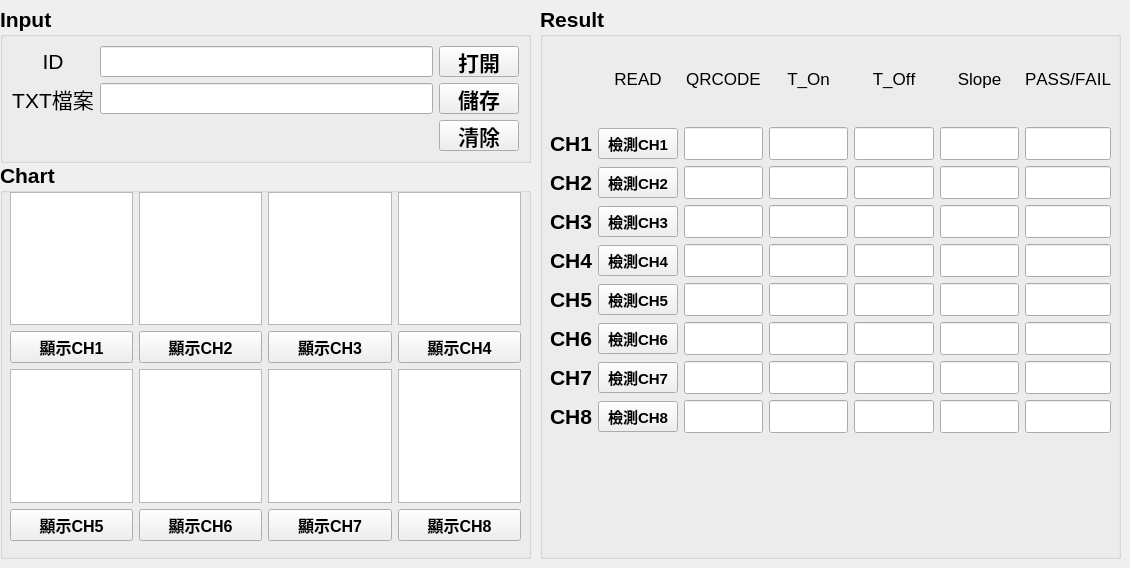
    <widget class="QWidget" name="tab_Sulink">
     <attribute name="title">
      <string>溫度保護器</string>
     </attribute>
     <widget class="QGroupBox" name="Input_box">
      <property name="geometry">
       <rect>
        <x>0</x>
        <y>6</y>
        <width>531</width>
        <height>157</height>
       </rect>
      </property>
      <property name="font">
       <font>
        <pointsize>16</pointsize>
        <weight>75</weight>
        <italic>false</italic>
        <bold>true</bold>
        <underline>false</underline>
        <strikeout>false</strikeout>
        <kerning>true</kerning>
       </font>
      </property>
      <property name="styleSheet">
       <string notr="true">QGroupBox {
            border-color: rgb(156, 156, 156);
        }</string>
      </property>
      <property name="title">
       <string>Input</string>
      </property>
      <layout class="QGridLayout" name="gridLayout_10">
       <item row="0" column="0">
        <layout class="QGridLayout" name="gridLayout_2">
         <item row="1" column="1">
          <widget class="QLineEdit" name="input_file">
           <property name="font">
            <font>
             <pointsize>16</pointsize>
             <kerning>false</kerning>
            </font>
           </property>
          </widget>
         </item>
         <item row="1" column="2">
          <widget class="QPushButton" name="btn_save">
           <property name="font">
            <font>
             <pointsize>16</pointsize>
             <weight>75</weight>
             <italic>false</italic>
             <bold>true</bold>
             <underline>false</underline>
             <strikeout>false</strikeout>
             <kerning>true</kerning>
            </font>
           </property>
           <property name="text">
            <string>儲存</string>
           </property>
          </widget>
         </item>
         <item row="0" column="1">
          <widget class="QLineEdit" name="input_name">
           <property name="font">
            <font>
             <pointsize>16</pointsize>
             <kerning>false</kerning>
            </font>
           </property>
          </widget>
         </item>
         <item row="1" column="0">
          <widget class="QLabel" name="label_txt_2">
           <property name="font">
            <font>
             <pointsize>16</pointsize>
             <weight>50</weight>
             <italic>false</italic>
             <bold>false</bold>
             <underline>false</underline>
             <strikeout>false</strikeout>
             <kerning>false</kerning>
            </font>
           </property>
           <property name="text">
            <string>TXT檔案</string>
           </property>
           <property name="alignment">
            <set>Qt::AlignCenter</set>
           </property>
          </widget>
         </item>
         <item row="0" column="0">
          <widget class="QLabel" name="label_name">
           <property name="font">
            <font>
             <pointsize>16</pointsize>
             <weight>50</weight>
             <italic>false</italic>
             <bold>false</bold>
             <underline>false</underline>
             <strikeout>false</strikeout>
             <kerning>false</kerning>
            </font>
           </property>
           <property name="text">
            <string>ID</string>
           </property>
           <property name="alignment">
            <set>Qt::AlignCenter</set>
           </property>
          </widget>
         </item>
         <item row="0" column="2">
          <widget class="QPushButton" name="btn_opentxt">
           <property name="font">
            <font>
             <pointsize>16</pointsize>
             <weight>75</weight>
             <italic>false</italic>
             <bold>true</bold>
             <underline>false</underline>
             <strikeout>false</strikeout>
             <kerning>false</kerning>
            </font>
           </property>
           <property name="text">
            <string>打開</string>
           </property>
          </widget>
         </item>
         <item row="2" column="2">
          <widget class="QPushButton" name="btn_clean">
           <property name="font">
            <font>
             <pointsize>16</pointsize>
             <weight>75</weight>
             <italic>false</italic>
             <bold>true</bold>
             <underline>false</underline>
             <strikeout>false</strikeout>
             <kerning>true</kerning>
            </font>
           </property>
           <property name="text">
            <string>清除</string>
           </property>
          </widget>
         </item>
        </layout>
       </item>
      </layout>
     </widget>
     <widget class="QGroupBox" name="Chart_box">
      <property name="geometry">
       <rect>
        <x>0</x>
        <y>162</y>
        <width>531</width>
        <height>397</height>
       </rect>
      </property>
      <property name="font">
       <font>
        <pointsize>16</pointsize>
        <weight>75</weight>
        <bold>true</bold>
       </font>
      </property>
      <property name="title">
       <string>Chart</string>
      </property>
      <widget class="QSplitter" name="splitter_2">
       <property name="geometry">
        <rect>
         <x>16</x>
         <y>156</y>
         <width>0</width>
         <height>0</height>
        </rect>
       </property>
       <property name="orientation">
        <enum>Qt::Vertical</enum>
       </property>
       <widget class="QWidget" name="widget_6" native="true">
        <property name="styleSheet">
         <string notr="true">background-color: rgb(255, 255, 255);</string>
        </property>
       </widget>
       <widget class="QWidget" name="widget_7" native="true">
        <property name="styleSheet">
         <string notr="true">background-color: rgb(255, 255, 255);</string>
        </property>
       </widget>
       <widget class="QWidget" name="widget_8" native="true">
        <property name="styleSheet">
         <string notr="true">background-color: rgb(255, 255, 255);</string>
        </property>
       </widget>
       <widget class="QWidget" name="widget_5" native="true">
        <property name="styleSheet">
         <string notr="true">background-color: rgb(255, 255, 255);</string>
        </property>
       </widget>
      </widget>
      <widget class="QWidget" name="layoutWidget_2">
       <property name="geometry">
        <rect>
         <x>10</x>
         <y>30</y>
         <width>511</width>
         <height>349</height>
        </rect>
       </property>
       <layout class="QGridLayout" name="gridLayout_3">
        <item row="2" column="1">
         <widget class="QGraphicsView" name="ch6_chart"/>
        </item>
        <item row="3" column="1">
         <widget class="QPushButton" name="ch6_display">
          <property name="font">
           <font>
            <pointsize>12</pointsize>
            <weight>75</weight>
            <bold>true</bold>
           </font>
          </property>
          <property name="text">
           <string>顯示CH6</string>
          </property>
         </widget>
        </item>
        <item row="0" column="3">
         <widget class="QGraphicsView" name="ch4_chart"/>
        </item>
        <item row="2" column="0">
         <widget class="QGraphicsView" name="ch5_chart"/>
        </item>
        <item row="0" column="1">
         <widget class="QGraphicsView" name="ch2_chart"/>
        </item>
        <item row="0" column="2">
         <widget class="QGraphicsView" name="ch3_chart"/>
        </item>
        <item row="3" column="3">
         <widget class="QPushButton" name="ch8_display">
          <property name="font">
           <font>
            <pointsize>12</pointsize>
            <weight>75</weight>
            <bold>true</bold>
           </font>
          </property>
          <property name="text">
           <string>顯示CH8</string>
          </property>
         </widget>
        </item>
        <item row="2" column="2">
         <widget class="QGraphicsView" name="ch7_chart"/>
        </item>
        <item row="0" column="0">
         <widget class="QGraphicsView" name="ch1_chart"/>
        </item>
        <item row="3" column="2">
         <widget class="QPushButton" name="ch7_display">
          <property name="font">
           <font>
            <pointsize>12</pointsize>
            <weight>75</weight>
            <bold>true</bold>
           </font>
          </property>
          <property name="text">
           <string>顯示CH7</string>
          </property>
         </widget>
        </item>
        <item row="2" column="3">
         <widget class="QGraphicsView" name="ch8_chart"/>
        </item>
        <item row="3" column="0">
         <widget class="QPushButton" name="ch5_display">
          <property name="font">
           <font>
            <pointsize>12</pointsize>
            <weight>75</weight>
            <bold>true</bold>
           </font>
          </property>
          <property name="text">
           <string>顯示CH5</string>
          </property>
         </widget>
        </item>
        <item row="1" column="3">
         <widget class="QPushButton" name="ch4_display">
          <property name="font">
           <font>
            <pointsize>12</pointsize>
            <weight>75</weight>
            <bold>true</bold>
           </font>
          </property>
          <property name="text">
           <string>顯示CH4</string>
          </property>
         </widget>
        </item>
        <item row="1" column="2">
         <widget class="QPushButton" name="ch3_display">
          <property name="font">
           <font>
            <pointsize>12</pointsize>
            <weight>75</weight>
            <bold>true</bold>
           </font>
          </property>
          <property name="text">
           <string>顯示CH3</string>
          </property>
         </widget>
        </item>
        <item row="1" column="1">
         <widget class="QPushButton" name="ch2_display">
          <property name="font">
           <font>
            <pointsize>12</pointsize>
            <weight>75</weight>
            <bold>true</bold>
           </font>
          </property>
          <property name="text">
           <string>顯示CH2</string>
          </property>
         </widget>
        </item>
        <item row="1" column="0">
         <widget class="QPushButton" name="ch1_display">
          <property name="font">
           <font>
            <pointsize>12</pointsize>
            <weight>75</weight>
            <bold>true</bold>
           </font>
          </property>
          <property name="text">
           <string>顯示CH1</string>
          </property>
         </widget>
        </item>
       </layout>
      </widget>
     </widget>
     <widget class="QGroupBox" name="Result_box">
      <property name="geometry">
       <rect>
        <x>540</x>
        <y>6</y>
        <width>581</width>
        <height>553</height>
       </rect>
      </property>
      <property name="font">
       <font>
        <pointsize>16</pointsize>
        <weight>75</weight>
        <bold>true</bold>
       </font>
      </property>
      <property name="title">
       <string>Result</string>
      </property>
      <widget class="QWidget" name="layoutWidget">
       <property name="geometry">
        <rect>
         <x>10</x>
         <y>30</y>
         <width>561</width>
         <height>397</height>
        </rect>
       </property>
       <layout class="QGridLayout" name="gridLayout">
        <item row="3" column="0">
         <widget class="QLabel" name="label_ch3">
          <property name="font">
           <font>
            <pointsize>16</pointsize>
            <weight>75</weight>
            <bold>true</bold>
           </font>
          </property>
          <property name="text">
           <string>CH3</string>
          </property>
          <property name="alignment">
           <set>Qt::AlignCenter</set>
          </property>
         </widget>
        </item>
        <item row="0" column="2">
         <widget class="QLabel" name="label_qrcode">
          <property name="font">
           <font>
            <pointsize>13</pointsize>
            <weight>50</weight>
            <bold>false</bold>
            <kerning>false</kerning>
           </font>
          </property>
          <property name="text">
           <string>QRCODE</string>
          </property>
          <property name="alignment">
           <set>Qt::AlignCenter</set>
          </property>
         </widget>
        </item>
        <item row="1" column="5">
         <widget class="QLineEdit" name="ch1_slope">
          <property name="alignment">
           <set>Qt::AlignCenter</set>
          </property>
         </widget>
        </item>
        <item row="0" column="3">
         <widget class="QLabel" name="label_T_On">
          <property name="font">
           <font>
            <pointsize>13</pointsize>
            <weight>50</weight>
            <bold>false</bold>
            <kerning>false</kerning>
           </font>
          </property>
          <property name="text">
           <string>T_On</string>
          </property>
          <property name="alignment">
           <set>Qt::AlignCenter</set>
          </property>
         </widget>
        </item>
        <item row="4" column="4">
         <widget class="QLineEdit" name="ch4_T_Off">
          <property name="alignment">
           <set>Qt::AlignCenter</set>
          </property>
         </widget>
        </item>
        <item row="3" column="3">
         <widget class="QLineEdit" name="ch3_T_On">
          <property name="alignment">
           <set>Qt::AlignCenter</set>
          </property>
         </widget>
        </item>
        <item row="7" column="3">
         <widget class="QLineEdit" name="ch7_T_On">
          <property name="alignment">
           <set>Qt::AlignCenter</set>
          </property>
         </widget>
        </item>
        <item row="1" column="2">
         <widget class="QLineEdit" name="ch1_qrcodelable">
          <property name="alignment">
           <set>Qt::AlignCenter</set>
          </property>
         </widget>
        </item>
        <item row="6" column="6">
         <widget class="QLineEdit" name="ch6_PF">
          <property name="alignment">
           <set>Qt::AlignCenter</set>
          </property>
         </widget>
        </item>
        <item row="6" column="3">
         <widget class="QLineEdit" name="ch6_T_On">
          <property name="alignment">
           <set>Qt::AlignCenter</set>
          </property>
         </widget>
        </item>
        <item row="8" column="2">
         <widget class="QLineEdit" name="ch8_qrcodelable">
          <property name="alignment">
           <set>Qt::AlignCenter</set>
          </property>
         </widget>
        </item>
        <item row="8" column="6">
         <widget class="QLineEdit" name="ch8_PF">
          <property name="alignment">
           <set>Qt::AlignCenter</set>
          </property>
         </widget>
        </item>
        <item row="7" column="5">
         <widget class="QLineEdit" name="ch7_slope">
          <property name="alignment">
           <set>Qt::AlignCenter</set>
          </property>
         </widget>
        </item>
        <item row="3" column="2">
         <widget class="QLineEdit" name="ch3_qrcodelable">
          <property name="alignment">
           <set>Qt::AlignCenter</set>
          </property>
         </widget>
        </item>
        <item row="3" column="5">
         <widget class="QLineEdit" name="ch3_slope">
          <property name="alignment">
           <set>Qt::AlignCenter</set>
          </property>
         </widget>
        </item>
        <item row="1" column="0">
         <widget class="QLabel" name="label_ch1">
          <property name="font">
           <font>
            <pointsize>16</pointsize>
            <weight>75</weight>
            <bold>true</bold>
           </font>
          </property>
          <property name="text">
           <string>CH1</string>
          </property>
          <property name="alignment">
           <set>Qt::AlignCenter</set>
          </property>
         </widget>
        </item>
        <item row="1" column="1">
         <widget class="QPushButton" name="ch1_qrcode">
          <property name="font">
           <font>
            <pointsize>11</pointsize>
            <weight>75</weight>
            <bold>true</bold>
           </font>
          </property>
          <property name="text">
           <string>檢測CH1</string>
          </property>
         </widget>
        </item>
        <item row="1" column="4">
         <widget class="QLineEdit" name="ch1_T_Off">
          <property name="alignment">
           <set>Qt::AlignCenter</set>
          </property>
         </widget>
        </item>
        <item row="2" column="3">
         <widget class="QLineEdit" name="ch2_T_On">
          <property name="alignment">
           <set>Qt::AlignCenter</set>
          </property>
         </widget>
        </item>
        <item row="7" column="1">
         <widget class="QPushButton" name="ch7_qrcode">
          <property name="font">
           <font>
            <pointsize>11</pointsize>
            <weight>75</weight>
            <bold>true</bold>
           </font>
          </property>
          <property name="text">
           <string>檢測CH7</string>
          </property>
         </widget>
        </item>
        <item row="4" column="2">
         <widget class="QLineEdit" name="ch4_qrcodelable">
          <property name="alignment">
           <set>Qt::AlignCenter</set>
          </property>
         </widget>
        </item>
        <item row="0" column="5">
         <widget class="QLabel" name="label_Slope">
          <property name="font">
           <font>
            <pointsize>13</pointsize>
            <weight>50</weight>
            <bold>false</bold>
            <kerning>false</kerning>
           </font>
          </property>
          <property name="text">
           <string>Slope</string>
          </property>
          <property name="alignment">
           <set>Qt::AlignCenter</set>
          </property>
         </widget>
        </item>
        <item row="5" column="0">
         <widget class="QLabel" name="label_ch5">
          <property name="font">
           <font>
            <pointsize>16</pointsize>
            <weight>75</weight>
            <bold>true</bold>
           </font>
          </property>
          <property name="text">
           <string>CH5</string>
          </property>
          <property name="alignment">
           <set>Qt::AlignCenter</set>
          </property>
         </widget>
        </item>
        <item row="3" column="1">
         <widget class="QPushButton" name="ch3_qrcode">
          <property name="font">
           <font>
            <pointsize>11</pointsize>
            <weight>75</weight>
            <bold>true</bold>
           </font>
          </property>
          <property name="text">
           <string>檢測CH3</string>
          </property>
         </widget>
        </item>
        <item row="4" column="1">
         <widget class="QPushButton" name="ch4_qrcode">
          <property name="font">
           <font>
            <pointsize>11</pointsize>
            <weight>75</weight>
            <bold>true</bold>
           </font>
          </property>
          <property name="text">
           <string>檢測CH4</string>
          </property>
         </widget>
        </item>
        <item row="8" column="5">
         <widget class="QLineEdit" name="ch8_slope">
          <property name="alignment">
           <set>Qt::AlignCenter</set>
          </property>
         </widget>
        </item>
        <item row="1" column="3">
         <widget class="QLineEdit" name="ch1_T_On">
          <property name="alignment">
           <set>Qt::AlignCenter</set>
          </property>
         </widget>
        </item>
        <item row="7" column="4">
         <widget class="QLineEdit" name="ch7_T_Off">
          <property name="alignment">
           <set>Qt::AlignCenter</set>
          </property>
         </widget>
        </item>
        <item row="2" column="6">
         <widget class="QLineEdit" name="ch2_PF">
          <property name="alignment">
           <set>Qt::AlignCenter</set>
          </property>
         </widget>
        </item>
        <item row="4" column="5">
         <widget class="QLineEdit" name="ch4_slope">
          <property name="alignment">
           <set>Qt::AlignCenter</set>
          </property>
         </widget>
        </item>
        <item row="2" column="1">
         <widget class="QPushButton" name="ch2_qrcode">
          <property name="font">
           <font>
            <pointsize>11</pointsize>
            <weight>75</weight>
            <bold>true</bold>
           </font>
          </property>
          <property name="text">
           <string>檢測CH2</string>
          </property>
         </widget>
        </item>
        <item row="1" column="6">
         <widget class="QLineEdit" name="ch1_PF">
          <property name="alignment">
           <set>Qt::AlignCenter</set>
          </property>
         </widget>
        </item>
        <item row="3" column="6">
         <widget class="QLineEdit" name="ch3_PF">
          <property name="alignment">
           <set>Qt::AlignCenter</set>
          </property>
         </widget>
        </item>
        <item row="4" column="0">
         <widget class="QLabel" name="label_ch4">
          <property name="font">
           <font>
            <pointsize>16</pointsize>
            <weight>75</weight>
            <bold>true</bold>
           </font>
          </property>
          <property name="text">
           <string>CH4</string>
          </property>
          <property name="alignment">
           <set>Qt::AlignCenter</set>
          </property>
         </widget>
        </item>
        <item row="5" column="5">
         <widget class="QLineEdit" name="ch5_slope">
          <property name="alignment">
           <set>Qt::AlignCenter</set>
          </property>
         </widget>
        </item>
        <item row="8" column="1">
         <widget class="QPushButton" name="ch8_qrcode">
          <property name="font">
           <font>
            <pointsize>11</pointsize>
            <weight>75</weight>
            <bold>true</bold>
           </font>
          </property>
          <property name="text">
           <string>檢測CH8</string>
          </property>
         </widget>
        </item>
        <item row="0" column="4">
         <widget class="QLabel" name="label_T_Off">
          <property name="font">
           <font>
            <pointsize>13</pointsize>
            <weight>50</weight>
            <bold>false</bold>
            <kerning>false</kerning>
           </font>
          </property>
          <property name="text">
           <string>T_Off</string>
          </property>
          <property name="alignment">
           <set>Qt::AlignCenter</set>
          </property>
         </widget>
        </item>
        <item row="5" column="6">
         <widget class="QLineEdit" name="ch5_PF">
          <property name="alignment">
           <set>Qt::AlignCenter</set>
          </property>
         </widget>
        </item>
        <item row="5" column="1">
         <widget class="QPushButton" name="ch5_qrcode">
          <property name="font">
           <font>
            <pointsize>11</pointsize>
            <weight>75</weight>
            <bold>true</bold>
           </font>
          </property>
          <property name="text">
           <string>檢測CH5</string>
          </property>
         </widget>
        </item>
        <item row="0" column="6">
         <widget class="QLabel" name="label_T_On_14">
          <property name="font">
           <font>
            <pointsize>13</pointsize>
            <weight>50</weight>
            <bold>false</bold>
            <kerning>false</kerning>
           </font>
          </property>
          <property name="text">
           <string>PASS/FAIL</string>
          </property>
          <property name="alignment">
           <set>Qt::AlignCenter</set>
          </property>
         </widget>
        </item>
        <item row="7" column="0">
         <widget class="QLabel" name="label_ch7">
          <property name="font">
           <font>
            <pointsize>16</pointsize>
            <weight>75</weight>
            <bold>true</bold>
           </font>
          </property>
          <property name="text">
           <string>CH7</string>
          </property>
          <property name="alignment">
           <set>Qt::AlignCenter</set>
          </property>
         </widget>
        </item>
        <item row="5" column="4">
         <widget class="QLineEdit" name="ch5_T_Off">
          <property name="alignment">
           <set>Qt::AlignCenter</set>
          </property>
         </widget>
        </item>
        <item row="2" column="0">
         <widget class="QLabel" name="label_ch2">
          <property name="font">
           <font>
            <pointsize>16</pointsize>
            <weight>75</weight>
            <bold>true</bold>
           </font>
          </property>
          <property name="text">
           <string>CH2</string>
          </property>
          <property name="alignment">
           <set>Qt::AlignCenter</set>
          </property>
         </widget>
        </item>
        <item row="5" column="3">
         <widget class="QLineEdit" name="ch5_T_On">
          <property name="alignment">
           <set>Qt::AlignCenter</set>
          </property>
         </widget>
        </item>
        <item row="4" column="6">
         <widget class="QLineEdit" name="ch4_PF">
          <property name="alignment">
           <set>Qt::AlignCenter</set>
          </property>
         </widget>
        </item>
        <item row="6" column="1">
         <widget class="QPushButton" name="ch6_qrcode">
          <property name="font">
           <font>
            <pointsize>11</pointsize>
            <weight>75</weight>
            <bold>true</bold>
           </font>
          </property>
          <property name="text">
           <string>檢測CH6</string>
          </property>
         </widget>
        </item>
        <item row="7" column="6">
         <widget class="QLineEdit" name="ch7_PF">
          <property name="alignment">
           <set>Qt::AlignCenter</set>
          </property>
         </widget>
        </item>
        <item row="8" column="4">
         <widget class="QLineEdit" name="ch8_T_Off">
          <property name="alignment">
           <set>Qt::AlignCenter</set>
          </property>
         </widget>
        </item>
        <item row="8" column="3">
         <widget class="QLineEdit" name="ch8_T_On">
          <property name="alignment">
           <set>Qt::AlignCenter</set>
          </property>
         </widget>
        </item>
        <item row="8" column="0">
         <widget class="QLabel" name="label_ch8">
          <property name="font">
           <font>
            <pointsize>16</pointsize>
            <weight>75</weight>
            <bold>true</bold>
           </font>
          </property>
          <property name="text">
           <string>CH8</string>
          </property>
          <property name="alignment">
           <set>Qt::AlignCenter</set>
          </property>
         </widget>
        </item>
        <item row="6" column="2">
         <widget class="QLineEdit" name="ch6_qrcodelable">
          <property name="alignment">
           <set>Qt::AlignCenter</set>
          </property>
         </widget>
        </item>
        <item row="2" column="2">
         <widget class="QLineEdit" name="ch2_qrcodelable">
          <property name="alignment">
           <set>Qt::AlignCenter</set>
          </property>
         </widget>
        </item>
        <item row="2" column="5">
         <widget class="QLineEdit" name="ch2_slope">
          <property name="alignment">
           <set>Qt::AlignCenter</set>
          </property>
         </widget>
        </item>
        <item row="6" column="0">
         <widget class="QLabel" name="label_ch6">
          <property name="font">
           <font>
            <pointsize>16</pointsize>
            <weight>75</weight>
            <bold>true</bold>
           </font>
          </property>
          <property name="text">
           <string>CH6</string>
          </property>
          <property name="alignment">
           <set>Qt::AlignCenter</set>
          </property>
         </widget>
        </item>
        <item row="5" column="2">
         <widget class="QLineEdit" name="ch5_qrcodelable">
          <property name="alignment">
           <set>Qt::AlignCenter</set>
          </property>
         </widget>
        </item>
        <item row="6" column="4">
         <widget class="QLineEdit" name="ch6_T_Off">
          <property name="alignment">
           <set>Qt::AlignCenter</set>
          </property>
         </widget>
        </item>
        <item row="3" column="4">
         <widget class="QLineEdit" name="ch3_T_Off">
          <property name="alignment">
           <set>Qt::AlignCenter</set>
          </property>
         </widget>
        </item>
        <item row="2" column="4">
         <widget class="QLineEdit" name="ch2_T_Off">
          <property name="alignment">
           <set>Qt::AlignCenter</set>
          </property>
         </widget>
        </item>
        <item row="4" column="3">
         <widget class="QLineEdit" name="ch4_T_On">
          <property name="alignment">
           <set>Qt::AlignCenter</set>
          </property>
         </widget>
        </item>
        <item row="6" column="5">
         <widget class="QLineEdit" name="ch6_slope">
          <property name="alignment">
           <set>Qt::AlignCenter</set>
          </property>
         </widget>
        </item>
        <item row="7" column="2">
         <widget class="QLineEdit" name="ch7_qrcodelable">
          <property name="alignment">
           <set>Qt::AlignCenter</set>
          </property>
         </widget>
        </item>
        <item row="0" column="1">
         <widget class="QLabel" name="label_qrcode_3">
          <property name="font">
           <font>
            <pointsize>13</pointsize>
            <weight>50</weight>
            <bold>false</bold>
            <kerning>false</kerning>
           </font>
          </property>
          <property name="text">
           <string>READ</string>
          </property>
          <property name="alignment">
           <set>Qt::AlignCenter</set>
          </property>
         </widget>
        </item>
       </layout>
      </widget>
     </widget>
    </widget>
